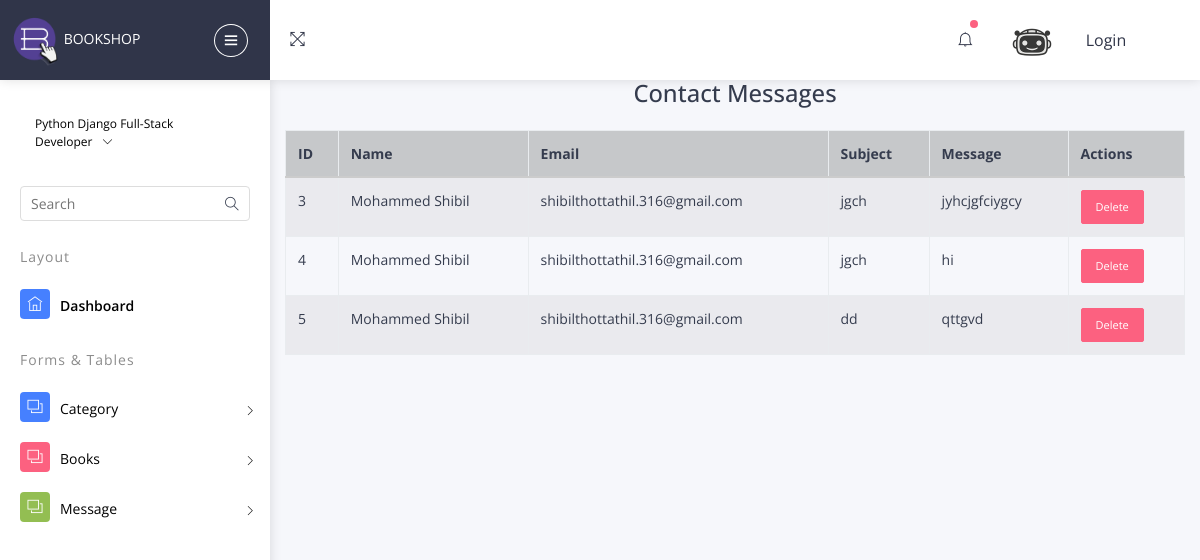
Page /book_shop_admin/message/ on the committed database.
### web_app/models.py (models this page shows)
class ContactDB(models.Model):
    name=models.CharField(max_length=30,null=True,blank=True)
    mail=models.EmailField(max_length=50,null=True,blank=True)
    subject = models.CharField(max_length=50,null=True,blank=True)
    message = models.TextField(null=True,blank=True)

### admin_app/views.py (the view)
# urls.py: path('message/', views.message, name='message'),
def message(request):
    data = {
        'data': ContactDB.objects.all()
    }
    return render(request, "message.html", data)

### admin_app/templates/message.html (shortened to what this page needs)
<!DOCTYPE html>
{% extends 'index.html' %}
{% block content %}
<html lang="en">
<head>
</head>
<body>
<div class="container mt-5">
  <h2 class="text-center mb-4">Contact Messages</h2>
  <div class="table-responsive">
    <table class="table table-bordered table-striped">
      <thead class="table-dark">
        <tr>
          <th>ID</th>
          <th>Name</th>
          <th>Email</th>
          <th>Subject</th>
          <th>Message</th>
          <th>Actions</th>
        </tr>
      </thead>
      <tbody>
        {% for i in data %}
        <tr>
          <td>{{ i.id }}</td>
          <td>{{ i.name }}</td>
          <td>{{ i.mail }}</td>
          <td>{{ i.subject }}</td>
          <td>{{ i.message }}</td>
          <td>
            <a href="{% url 'delete_message' i.id %}" class="btn btn-danger btn-sm">Delete</a>
          </td>
        </tr>
        {% endfor %}
      </tbody>
    </table>
  </div>
</div>
</body>
</html>{% endblock %}

### rows in the picture
ContactDB: id "3", name "Mohammed Shibil", mail "shibilthottathil.316@gmail.com", subject "jgch", message "jyhcjgfciygcy"
ContactDB: id "4", name "Mohammed Shibil", mail "shibilthottathil.316@gmail.com", subject "jgch", message "hi"
ContactDB: id "5", name "Mohammed Shibil", mail "shibilthottathil.316@gmail.com", subject "dd", message "qttgvd"
